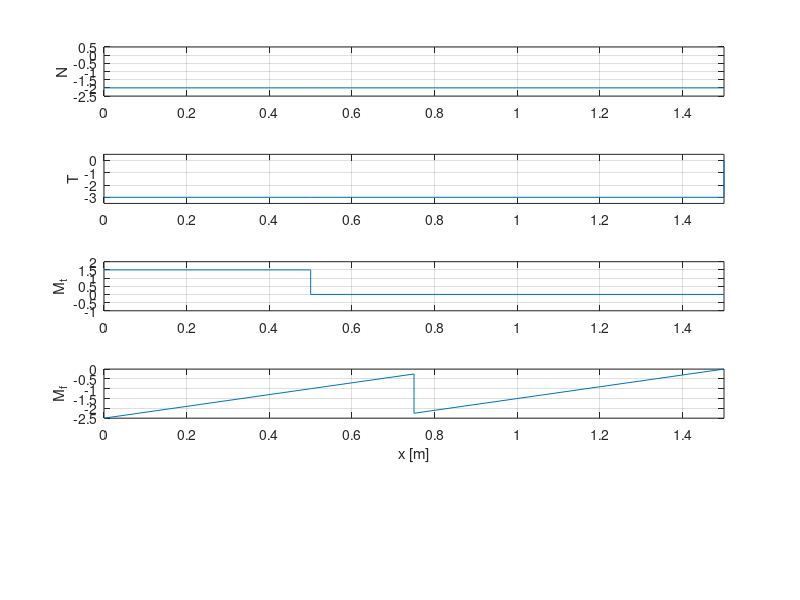

MATLAB code to generate this figure: (Note: this script raises an error after producing the figure.)
%{
    Realizzare un codice che calcoli le reazioni vincolari e l'andamento delle azioni interne nel caso della trave
    di figura. Si assumano valori a piacere per i moduli delle forze e delle coppie, cosiccome per la geometria
    della trave, a sezione rettangolare.

    La trave deve poter essere caricata con un numero generico di coppie flettenti e torcenti, da poter
    prescrivere ad inizio codice.

    Il codice dovrà inoltre calcolare la tensione equivalente in ogni punto della trave, utilizzando il criterio di
    resistenza di Huber – von Mises.

    Il codice dovrà inoltre produrre due grafici: uno relativo all'andamento delle azioni interne ed uno
    all'andamento della tensione equivalente.
%}



%% Variabili

% --- Parametri trave rettangolare
L = 1.5; % Lunghezza trave (metri)
h = 0.2; % Altezza sezione trave
b = 0.3; % Larghezza sezione trave

% --- Forze e rispettivi punti di applicazione
T = [0, -3, 0]'; % Forza T
P_T = [L, 0, 0]';
N = [-2, 0, 0]'; % Forza N
P_N = [L, 0, 0]';
Z = [0, 0, 0]'; % Forza lungo z (0)
P_Z = [0, 0, 0]';
F = [T, N, Z];
P_F = [P_T, P_N, P_Z];

% --- Momenti prodotti dalle forze
[m, n] = size(F)
M_e = zeros(3,n);
for i = 1:n
    M_e(:, i) = cross(P_F(:, i), F(:, i));
end

% --- Momenti flettenti e rispettivi punti di applicazione
MF1 = [0, 0, 2]';
MT1 = [1.5, 0, 0]';
P_MF1 = [L/2, 0, 0]';
P_MT1 = [L/3, 0, 0]';
M = [MF1, MT1];
P_M = [P_MF1, P_MT1];

% --- Forza e momento totale
F_tot = [0, 0, 0]';
M_tot = [0, 0, 0]';

for i=1:n
    F_tot = F_tot + F(:, i);
    M_tot = M_tot + M_e(:, i);
end

[m, n] = size(M);
for i=1:n
    M_tot = M_tot + M(:, i);
end

%% Calcolo reazioni vincolari e momenti
R_x = -N;
R_y = -T;
R_z = [0, 0, 0]';
R = [R_x, R_y, R_z];
P_R = zeros(3, 3); % <- Tutte le reaz. vinc. sono applicati a x = 0
Mr = -M_tot;


%% Calcolo andamento azioni interne
% Costruiamo una matrice di 9 righe come segue:
% 1-2-3 -> Componenti delle forze + zeri necessari
% 4-5-6 -> Punti di applicazione di forze e momenti
% 6-7-8 -> Momenti + zeri necessari
Forces = [F, R];
Moments = [M, Mr];
Points = [P_F, P_R, P_M, [0,0,0]'];
[m_forces, n_forces] = size(Forces);
[m_moments, n_moments] = size(Moments);
[m_points, n_points] = size(Points);
Zeros_for_forces = zeros(3, n_points - n_forces);
Zeros_for_moments = zeros(3, n_points - n_moments);
Unordered_actions = [Forces, Zeros_for_forces; Points; Zeros_for_moments, Moments];
Actions = sortrows(Unordered_actions', 4)';

% Algoritmo
S = []; % Array con le varie x in cui agiscono le forze
W_F = []; % Matrice 3xn con [N; Ty; Tz]
W_M = []; % Matrice 3xn con [Mt; My; Mz]

[m, n] = size(Actions);
i = 1;
j = 1;
while i<n
    
    % Spostiamo avanti i per includere le azioni che agiscono alla stessa
    % distanza x
    while (i < n-1  && Actions(4,i+1) == Actions(4,i))
        i = i+1;
    end

    % Registriamo la x corrente (che verrà usata per i plot)
    S(j)=Actions(4,i);

    % Setup delle matrici che conterranno le forze e i momenti agenti nel
    % segmento considerato
    W_F(1:3,j) = [0,0,0]'; % Risultante forze interne
    W_M(1:3,j) = [0,0,0]'; % Risultante momenti

    % Somma tutte le forze applicate dall'inizio dell'albero alla x
    % considerata (es al primo ciclo tutte le forze a x = 0) e calcola le
    % corrispettive forze e momenti interni da esercitare per equilibrare
    for k = 1:i
        W_F(1:3,j) = W_F(1:3,j) - Actions(1:3,k);
        W_M(1:3,j) = W_M(1:3,j) - cross(Actions(4:6,k)-[S(j);0;0],Actions(1:3,k)) - Actions(7:9, k);
    end

    % Il blocco sopra ha calcolato lo sforzo appena dopo la x considerata.
    % Nonostante il taglio rimanga costante fino alla prossima x
    % considerata, il momento flettente varia linearmente. Per questo ci
    % posizioniamo alla x successiva (S(J) = Actions(4, i+1)). W_M potrebbe
    % cambiare, siccome il braccio è cambiato.
    if i<=n
        j = j+1;
        S(j)=Actions(4,i+1);%ascissa
        W_F(1:3,j) = [0,0,0]'; % Risultante forze interne
        W_M(1:3,j) = [0,0,0]'; % Risultante momenti

        for k = 1:i
            W_F(1:3,j) = W_F(1:3,j) - Actions(1:3,k);
            W_M(1:3,j) = W_M(1:3,j) - cross(Actions(4:6,k)-[S(j);0;0],Actions(1:3,k)) - Actions(7:9, k);
        end        
    end

    % re-itera il ciclo
    i = i+1;
    j = j+1;

end

%% Plot azioni interne

% Sforzo normale
subplot(5,1,1)

plot(S, W_F(1,:))
grid on
box on
xlim([0 L])
ylim([-2.5 0.5])
ylabel('N')


% Taglio
subplot(5,1,2)
plot(S, W_F(2,:));
grid on
box on
xlim([0 L])
ylim([-3.5 0.5])
ylabel('T')

% Momento torcente
subplot(5,1,3)
plot(S, W_M(1,:))
grid on
box on
xlim([0 L])
ylim([-1 2])
ylabel('M_t')

% Momento flettente
subplot(5,1,4)
plot(S, W_M(3,:))
grid on
box on
xlim([0 L])
ylabel('M_f')

xlabel('x [m]')
sgtitle('Andamento delle azioni interne')


%% Calcolo tensioni equivalenti
area = b*h;

% Inerzie
Jy = h*b^3/12;
Jz = b*h^3/12;

% Formule: slide 87

% --- Tensione normale ---
% sigma_x = Sforzo normale + flessione retta da Mz
sigma_x = W_F(1, :) / area + W_M(3, :) / Jz * h/2;

% --- Tensione tangenziale ---
% Taglio dovuto al taglio:
% b(y) è costante.
% da file:///Users/nic/Downloads/Soluzione%20esame%2017_07_2024%20(2).pdf,
% per una sezione rettangolare si ha Jp.
% y è massima a y = 0.
% (caso piu generico)
tau_taglio = 6 / (b * h^3) * h^2 / 4 * W_F(2, :);

% Taglio dovuto alla torsione
% Come si calcola?? Andrebbe poi aggiunto a tau_taglio per avere tau

% Massima tensione tangenziale
sigma_eq = sqrt(sigma_x.^2 + 4*tau_taglio.^2)/1e6; % <- MPa

subplot(5,1,5)
plot(S, sigma_eq)
grid on
box on
xlim([0 L])
ylabel('sigma_eq')
